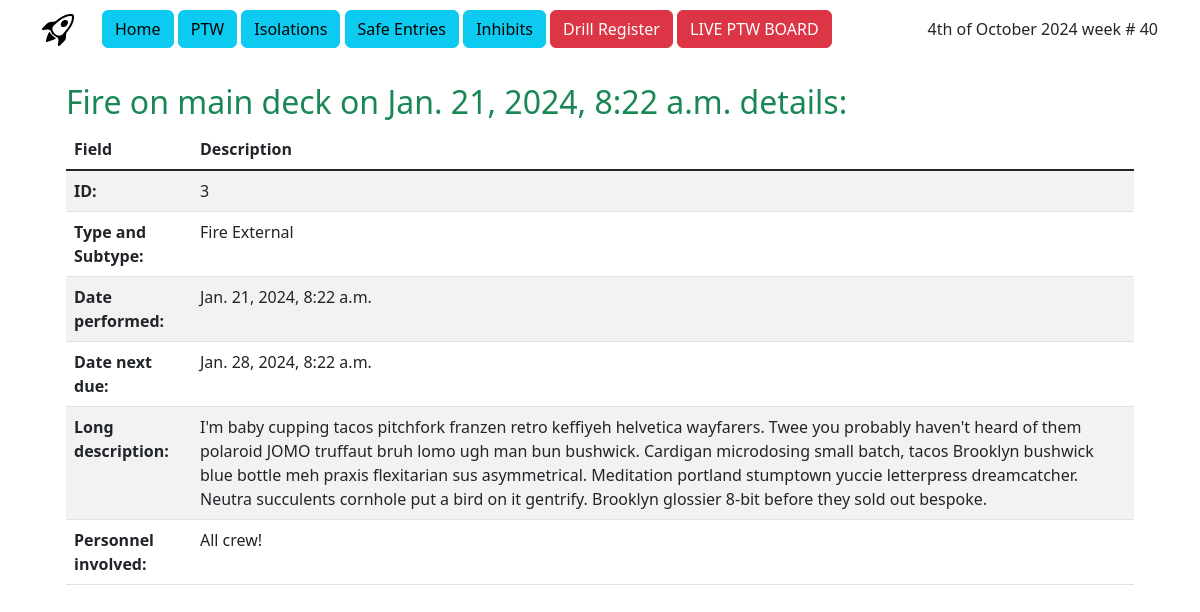
The app's page /drills/3/ with its own data.
### ptw/models.py (models this page shows, shortened)
class Drill(models.Model):
    id = models.AutoField(primary_key=True)
    type = models.ForeignKey(DrillType, on_delete=models.CASCADE)
    sub_type = models.CharField(max_length=32, choices=drill_subtype, null=True, default=None)
    date = models.DateTimeField(default=timezone.now)
    date_next = models.DateTimeField(default=timezone.now)
    description = models.CharField(max_length=128, default='Drill description:')
    long_description = models.CharField(max_length=1024, default='Long description:')
    personnel = models.CharField(max_length=1024, default='Personnel:')

class DrillType(models.Model):
    type = models.CharField(max_length=32, choices=drill_types)
    frequency = models.IntegerField(help_text="Drill frequency in days")
    def __str__(self):
        return self.type

### ptw/views.py (the view)
# urls.py: path('drills/<int:drill_id>/', views.drill, name='drill'),
def drill(request, drill_id):
    this_drill = get_object_or_404(Drill, pk=drill_id)
    context = {'this_drill': this_drill,
               'type': this_drill.type,
               'sub_type': this_drill.sub_type,
               'date': this_drill.date,
               'date_next': this_drill.date_next,
               'description': this_drill.description,
               'long_description': this_drill.long_description,
               'personnel': this_drill.personnel,
               }
    return render(request, 'ptw/drill_report.html', context)

### ptw/templates/ptw/drill_report.html
{% extends 'ptw/nav.html' %}
{% block content %}
<div class="col-md p-4">
            <h2 class="text-success">{{ this_drill.description }} on {{ this_drill.date }} details:</h2>
                <table class="table table-striped table-hover">
                    <thead>
                        <tr>
                            <th scope="col">Field</th>
                            <th scope="col">Description</th>
                        </tr>
                    </thead>
                    <tbody class="table-group-divider">
                        <tr>
                            <th scope="row">ID:</th>
                            <td>{{ this_drill.id }}</td>
                        </tr>
                        <tr>
                            <th scope="row">Type and Subtype:</th>
                            <td>{{ this_drill.type }} {{ this_drill.sub_type }}</td>
                        </tr>
                        <tr>
                            <th scope="row">Date performed:</th>
                            <td>{{ this_drill.date }}</td>
                        </tr>
                        <tr>
                            <th scope="row">Date next due:</th>
                            <td>{{ this_drill.date_next }}</td>
                        </tr>
                        <tr>
                            <th scope="row">Long description:</th>
                            <td>{{ this_drill.long_description }}</td>
                        </tr>
                        <tr>
                            <th scope="row">Personnel involved:</th>
                            <td>{{ this_drill.personnel }}</td>
                        </tr>
                    </tbody>
                </table>
</div>
{% endblock %}

### records on screen
Drill: description "Fire on main deck", date "Jan. 21, 2024, 8:22 a.m.", id "3", type "Fire", sub_type "External", date_next "Jan. 28, 2024, 8:22 a.m.", long_description "I'm baby cupping tacos pitchfork franzen retro keffiyeh helvetica wayfarers. Twee you probably haven't heard of them polaroid JOMO truffaut bruh lomo ugh man bun bushwick. Cardigan microdosing small batch, tacos Brooklyn bushwick blue bottle meh praxis flexitarian sus asymmetrical. Meditation portland stumptown yuccie letterpress dreamcatcher. Neutra succulents cornhole put a bird on it gentrify. Brooklyn glossier 8-bit before they sold out bespoke.", personnel "All crew!"
